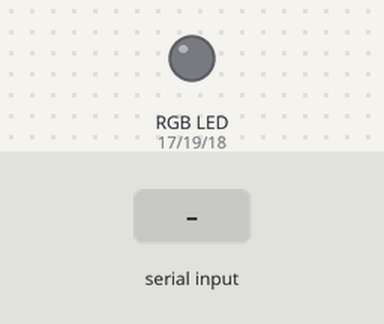
This sketch was run on a simulated ESP32. Parts: an RGB LED mixed from three pins (HIGH = lit). Inputs (shaded band) come from the test bench. Nothing arrives over Bluetooth unless stated; what the sketch prints to the serial monitor is not drawn.

Above: at 1.2 s.
1.3 s: "1" received over the second serial link
At 2.5 s:
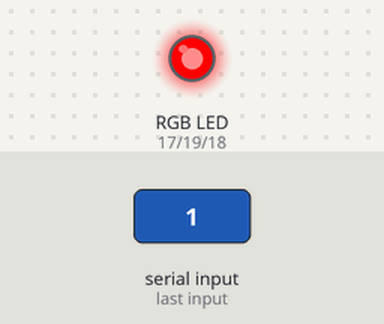
2.8 s: "3" received over the second serial link
At 3.8 s:
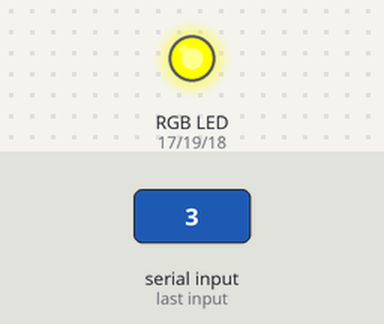
4.3 s: "0" received over the second serial link
At 4.9 s:
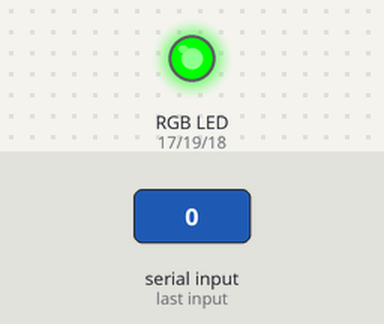
5.8 s: "5" received over the second serial link
At 6.1 s:
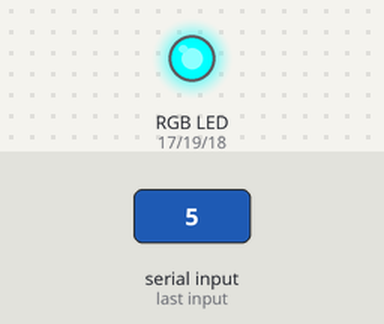
7.3 s: "2" received over the second serial link
At 8.4 s:
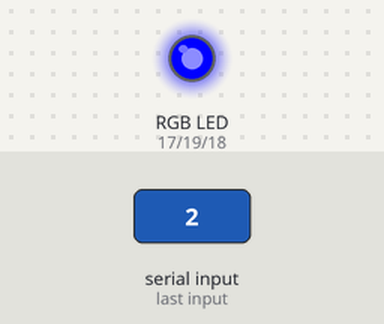
8.8 s: "4" received over the second serial link
At 9.6 s:
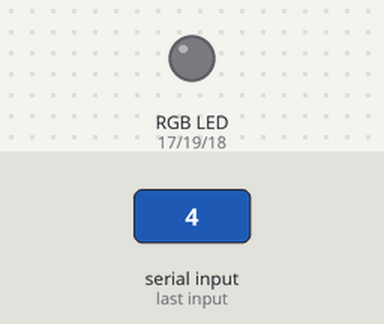
Timing chart, 0 to 11.3 s (numbered marks = the images above; inputs shaded):
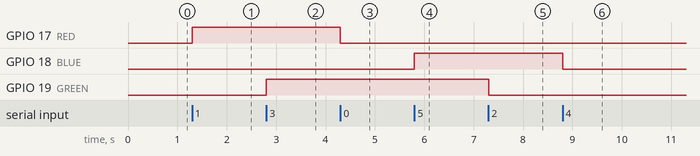

The sketch:

BT_RGBLED.ino
```cpp
#include "BluetoothSerial.h"
//#define LED_BUILTIN 2
#define RED 17
#define BLUE 18
#define GREEN 19

String device_name = "Watis_BT";  //<--- Replace with your name
BluetoothSerial SerialBT;

void setup() {
  //pinMode(LED_BUILTIN, OUTPUT);
  pinMode(RED, OUTPUT);
  pinMode(GREEN, OUTPUT);
  pinMode(BLUE, OUTPUT);
  //digitalWrite(LED_BUILTIN, LOW);
  Serial.begin(9600);
  SerialBT.begin(device_name);  //Bluetooth device name
  Serial.printf("The device with name \"%s\" is started.\nNow you can pair it with Bluetooth!\n", device_name.c_str());
}

void loop() {
  char cmd;
  if (SerialBT.available()) {
    cmd = SerialBT.read();
    if(cmd == '0')
      digitalWrite(RED, LOW);
    if(cmd == '1')
      digitalWrite(RED, HIGH);
    if(cmd == '2')
      digitalWrite(GREEN, LOW);
    if(cmd == '3')
      digitalWrite(GREEN, HIGH);
    if(cmd == '4')
      digitalWrite(BLUE, LOW);
    if(cmd == '5')
      digitalWrite(BLUE, HIGH);
  }
}
```

Measured:
- after the input at 1.3 s, GPIO 17 (RED): LOW → HIGH at once
- after the input at 2.8 s, GPIO 19 (GREEN): LOW → HIGH at once
- after the input at 4.3 s, GPIO 17 (RED): HIGH → LOW at once
- after the input at 5.8 s, GPIO 18 (BLUE): LOW → HIGH at once
- after the input at 7.3 s, GPIO 19 (GREEN): HIGH → LOW at once
- after the input at 8.8 s, GPIO 18 (BLUE): HIGH → LOW at once
